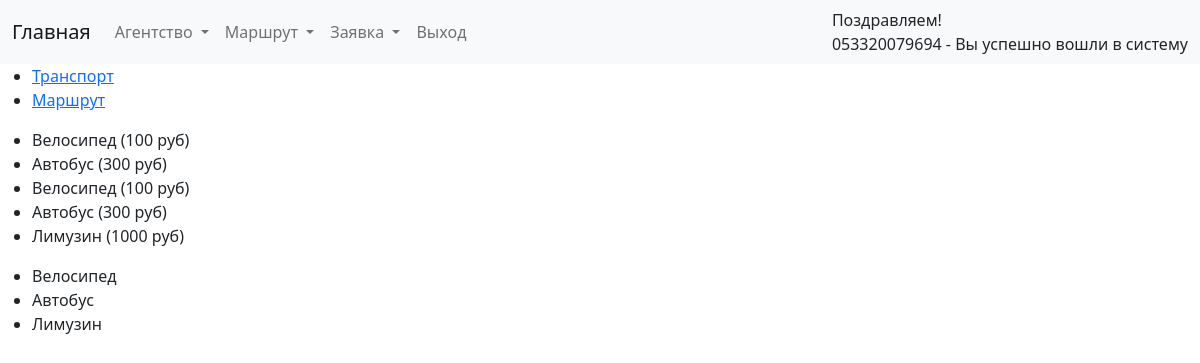
The page /index.php (signed in) on the database its author committed.
### tables this page shows
CREATE TABLE `transport_type` (
  `id` int(11) NOT NULL AUTO_INCREMENT,
  `name` varchar(100) NOT NULL,
  `disabled` tinyint(1) NOT NULL DEFAULT '0',
  `data_create` datetime NOT NULL DEFAULT CURRENT_TIMESTAMP,
  PRIMARY KEY (`id`),
  UNIQUE KEY `transport_type_unique` (`name`)
);

### login/loginModel.php (called while the page is built, shortened)
<?php
require $_SERVER['DOCUMENT_ROOT'] . "/includes/authorise-jwt.php";
class LoginModel
{
    public function CheckToken(): bool
    {
        $receivedToken = $_COOKIE["auth_token"];
        $authenticatedUserId = validateToken($receivedToken);
        if ($authenticatedUserId !== null) {
            return true;
        } else {
            echo "Ошибка: Пользователь не аутентифицирован!  <br>";
            return false;
        }
    }
}

### includes/authorise-jwt.php (called while the page is built, shortened)
<?php
$secretKey = 'ma_secret_key';
function validateToken($token) {
    global $secretKey;
    try {
        $decoded = JWT::decode($token, new Key($secretKey, 'HS256'));
        return $decoded->data->userId;
    } catch (Throwable $e) {
        return null;
    }
}

### jwt/JWT.php (called while the page is built, shortened)
<?php
class JWT
{
    public static $timestamp = null;
    public static $supported_algs = [
        'ES384' => ['openssl', 'SHA384'],
        'ES256' => ['openssl', 'SHA256'],
        'ES256K' => ['openssl', 'SHA256'],
        'HS256' => ['hash_hmac', 'SHA256'],
        'HS384' => ['hash_hmac', 'SHA384'],
        'HS512' => ['hash_hmac', 'SHA512'],
        'RS256' => ['openssl', 'SHA256'],
        'RS384' => ['openssl', 'SHA384'],
        'RS512' => ['openssl', 'SHA512'],
        'EdDSA' => ['sodium_crypto', 'EdDSA'],
    ];
    public static function decode(
        string $jwt,
        $keyOrKeyArray,
        ?stdClass &$headers = null
    ): stdClass {
        $timestamp = \is_null(static::$timestamp) ? \time() : static::$timestamp;
        $tks = \explode('.', $jwt);
        list($headb64, $bodyb64, $cryptob64) = $tks;
        $headerRaw = static::urlsafeB64Decode($headb64);
        if (null === ($header = static::jsonDecode($headerRaw))) {
            throw new UnexpectedValueException('Invalid header encoding');
        }
        $payloadRaw = static::urlsafeB64Decode($bodyb64);
        if (null === ($payload = static::jsonDecode($payloadRaw))) {
            throw new UnexpectedValueException('Invalid claims encoding');
        }
        $sig = static::urlsafeB64Decode($cryptob64);
        $key = self::getKey($keyOrKeyArray, property_exists($header, 'kid') ? $header->kid : null);
        return $payload;
    }
    private static function verify(
        string $msg,
        string $signature,
        $keyMaterial,
        string $alg
    ): bool {
        list($function, $algorithm) = static::$supported_algs[$alg];
        switch ($function) {
            case 'hash_hmac':
            default:
                $hash = \hash_hmac($algorithm, $msg, $keyMaterial, true);
                return self::constantTimeEquals($hash, $signature);
        }
    }
    public static function jsonDecode(string $input)
    {
        $obj = \json_decode($input, false, 512, JSON_BIGINT_AS_STRING);
        return $obj;
    }
    public static function urlsafeB64Decode(string $input): string
    {
        return \base64_decode(self::convertBase64UrlToBase64($input));
    }
    public static function convertBase64UrlToBase64(string $input): string
    {
        $remainder = \strlen($input) % 4;
        if ($remainder) {
            $padlen = 4 - $remainder;
            $input .= \str_repeat('=', $padlen);
        }
        return \strtr($input, '-_', '+/');
    }
    private static function getKey(
        $keyOrKeyArray,
        ?string $kid
    ): Key {
        if ($keyOrKeyArray instanceof Key) {
            return $keyOrKeyArray;
        }
        return $keyOrKeyArray[$kid];
    }
    public static function constantTimeEquals(string $left, string $right): bool
    {
        if (\function_exists('hash_equals')) {
            return \hash_equals($left, $right);
        }
        $status = 0;
        $status |= (self::safeStrlen($left) ^ self::safeStrlen($right));
        return ($status === 0);
    }
}

### jwt/Key.php (called while the page is built, shortened)
<?php
class Key
{
    public function getAlgorithm(): string
    {
        return $this->algorithm;
    }
    public function getKeyMaterial()
    {
        return $this->keyMaterial;
    }
}

### includes/global_variable.inc (called while the page is built, shortened)
<?php
$success_msg = (String)'success_msg';

### route/Models/routeTransportListModel.php (called while the page is built, shortened)
<?php
class RouteTransportListModel
{
    public function getActiveList($db)
    {
        $sql="SELECT r.id route_id, tt.name as transport, tt.id as transport_id, price, CONCAT (tt.name, ' (', price,' руб)') showName FROM transport_route tr
            inner join route r on r.id = tr.route_id
            inner join transport_type tt on tt.id = tr.transport_type_id
            where r.disabled = false
            and tt.disabled  = false
            and tr.disabled  = false";
        $db->connectDb();
        $result = $db->select($sql);
        $data = $result->fetchAll(PDO::FETCH_CLASS, "RouteTransportListModel");
        return $data;
    }
}

### connect/db_connect.php (called while the page is built, shortened)
<?php
	class DbConnectClass
	{
		private $conn = null;
		private $ip = "127.127.126.25";
		private $username = "root";
		private $password = "";
		private $database = "travel";
		function connectDb()
		{
			try {
				$conn = new PDO("mysql:host=$this->ip;dbname=$this->database" , $this->username, $this->password, array(PDO::ATTR_PERSISTENT => true));
				$this->conn = $conn;
			}
			catch (PDOException $e) {
				echo "Connection failed: " . $e->getMessage();
			}
		}
		function select($sql)
		{
			$stmt = $this->conn->prepare($sql);
			$stmt->execute();
			$result = $stmt;
			return $result;
		}
	}

### route/transport/transportModel.php (called while the page is built, shortened)
<?php
class TransportModel
{
    public function GetActiveList($db)
    {
        $db->connectDb();
        $sql = "SELECT id, name, disabled, data_create FROM transport_type where disabled=false order by data_create;";
        $result = $db->select($sql);
        $data = $result->fetchAll(PDO::FETCH_CLASS, "TransportModel");
        return $data;
    }
}
?>

### index.php (the view, shortened to what this page needs)
<?php
$db = new DbConnectClass();
if (class_exists('LoginModel') == false || isset($login) == false) {
    $login = new LoginModel();
}
?>
<!DOCTYPE html>
<?php $title = "ТурАгентство";
include($_SERVER['DOCUMENT_ROOT'] . "/includes/head-contents.php"); ?>
<body>
    <?php include($_SERVER['DOCUMENT_ROOT'] . "/includes/menu.php"); ?>
    <div id="tabs">
        <ul>
            <li><a href="#tabs-1">Транспорт</a></li>
            <li><a href="#tabs-3">Маршрут</a></li>
        </ul>
        <div id="tabs-3">
            <?php
            $route = new RouteTransportListModel();
            $list = $route->getActiveList($db);
            echo ("<ul>");
            foreach ($list as $k => $v) {
                echo ("<li>" . $v->showName);
            }
            echo ("</ul>");
            ?>
        </div>
        <div id="tabs-1">
            <?php
            $route = new TransportModel();
            $list = $route->GetActiveList($db);
            echo ("<ul>");
            foreach ($list as $k => $v) {
                echo ("<li>" . $v->name . "</li>");
            }
            echo ("</ul>");
            ?>
        </div>
    </div>
</body>
</html>

### includes/head-contents.php (shortened to what this page needs)
<head>
    <link href="https://cdn.jsdelivr.net/npm/bootstrap@5.0.2/dist/css/bootstrap.min.css" rel="stylesheet"
>
    <link href="https://ajax.aspnetcdn.com/ajax/jquery.ui/1.10.4/themes/cupertino/jquery-ui.css" rel="stylesheet"
>
    <link rel="stylesheet" href="https://cdn.jsdelivr.net/npm/bootstrap@5.3.3/dist/css/bootstrap.min.css">
    <link rel="stylesheet" href="https://cdn.jsdelivr.net/npm/bootstrap-icons@1.11.3/font/bootstrap-icons.css">
    <link rel="stylesheet" href="https://cdn.jsdelivr.net/npm/bootstrap-table@1.24.1/dist/bootstrap-table.min.css">
</head>

### includes/menu.php (shortened to what this page needs)
<?php
$checkToken = $login->CheckToken();
?>
<?php
if ($checkToken == false) {
    ?>
    <nav class="navbar navbar-expand-lg navbar-light bg-light">
        <div class="container-fluid">
            <a class="navbar-brand" href="/">Главная</a>
            <button class="navbar-toggler" type="button" data-bs-toggle="collapse" data-bs-target="#navbarSupportedContent"
                aria-controls="navbarSupportedContent" aria-expanded="false" aria-label="Toggle navigation">
                <span class="navbar-toggler-icon"></span>
            </button>
            <div class="collapse navbar-collapse" id="navbarSupportedContent">
                <ul class="navbar-nav me-auto mb-2 mb-lg-0">
                    <li class="nav-item dropdown">
                        <a class="nav-link dropdown-toggle" href="#" id="navbarDropdown" role="button"
                            data-bs-toggle="dropdown" aria-expanded="false">
                            Агентство
                        </a>
                        <ul class="dropdown-menu" aria-labelledby="navbarDropdown">
                            <li><a class="dropdown-item" href="/agency-registration">Регистрация</a></li>
                        </ul>
                    </li>
                    <li class="nav-item dropdown">
                        <a class="nav-link dropdown-toggle" href="#" id="navbarDropdown" role="button"
                            data-bs-toggle="dropdown" aria-expanded="false">
                            Заявка
                        </a>
                        <ul class="dropdown-menu" aria-labelledby="navbarDropdown">
                            <li><a class="dropdown-item" href="#">Физ лицо</a></li>
                            <li><a class="dropdown-item" href="/application/applicationAgency.php">Агентство</a></li>
                        </ul>
                    </li>
                    <li class="nav-item">
                        <a class="nav-link" href="/login/login.php">Авторизация</a>
                    </li>
                </ul>
            </div>
        </div>
    </nav>
<?php } else { ?>
    <nav class="navbar navbar-expand-lg navbar-light bg-light">
        <div class="container-fluid">
            <a class="navbar-brand" href="/">Главная</a>
            <div class="collapse navbar-collapse" id="navbarSupportedContent">
                <ul class="navbar-nav me-auto mb-2 mb-lg-0">
                    <li class="nav-item dropdown">
                        <a class="nav-link dropdown-toggle" href="#" id="navbarDropdown" role="button"
                            data-bs-toggle="dropdown" aria-expanded="false">
                            Агентство
                        </a>
                    </li>
                    <li class="nav-item dropdown">
                        <a class="nav-link dropdown-toggle" href="#" id="navbarDropdown" role="button"
                            data-bs-toggle="dropdown" aria-expanded="false">
                            Маршрут
                        </a>
                    </li>
                    <li class="nav-item dropdown">
                        <a class="nav-link dropdown-toggle" href="#" id="navbarDropdown" role="button"
                            data-bs-toggle="dropdown" aria-expanded="false">
                            Заявка
                        </a>
                    </li>
                    <li class="nav-item">
                        <a class="nav-link" href="/login/logout.php">Выход</a>
                    </li>
                </ul>
            </div>
            <div><?php if (isset($_SESSION[(String) $success_msg])) {
                echo ($_SESSION[(String) $success_msg]);
            } ?></div>
        </div>
    </nav>
<?php } ?>

### rows shown on the page
transport_type: name "Велосипед"
transport_type: name "Автобус"
transport_type: name "Лимузин"

### other values the page prints
$_SESSION[(String) $success_msg] "Поздравляем! 053320079694 - Вы успешно вошли в систему"
$v->showName "Велосипед (100 руб)"
$v->showName "Автобус (300 руб)"
$v->showName "Лимузин (1000 руб)"
